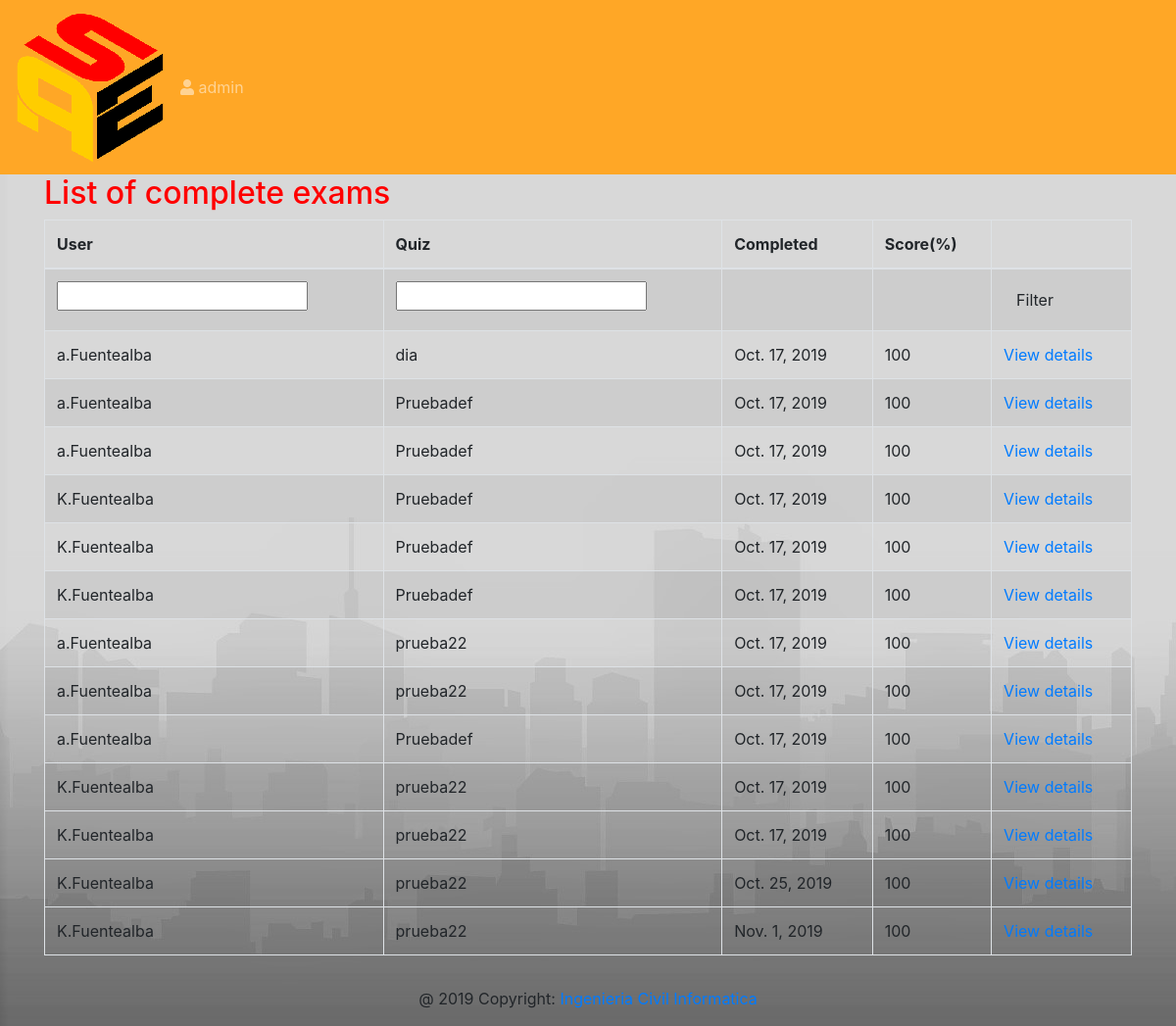
The app's page /quizz/marking/ (signed in) with its own data.
### quiz/models.py (models this page shows, shortened)
class Sitting(models.Model):
    user = models.ForeignKey(settings.AUTH_USER_MODEL, verbose_name=_("User"), on_delete=models.CASCADE)
    quiz = models.ForeignKey(Quiz, verbose_name=_("Quiz"), on_delete=models.CASCADE)
    question_order = models.CharField(
        max_length=1024,
        verbose_name=_("Question Order"),
        validators=[validate_comma_separated_integer_list])
    question_list = models.CharField(
        max_length=1024,
        verbose_name=_("Question List"),
        validators=[validate_comma_separated_integer_list])
    incorrect_questions = models.CharField(
        max_length=1024,
        blank=True,
        verbose_name=_("Incorrect questions"),
        validators=[validate_comma_separated_integer_list])
    current_score = models.IntegerField(verbose_name=_("Current Score"))
    complete = models.BooleanField(default=False, blank=False,
                                   verbose_name=_("Complete"))
    user_answers = models.TextField(blank=True, default='{}',
                                    verbose_name=_("User Answers"))
    start = models.DateTimeField(auto_now_add=True,
                                 verbose_name=_("Start"))
    end = models.DateTimeField(null=True, blank=True, verbose_name=_("End"))
    objects = SittingManager()
    class Meta:
        permissions = (("view_sittings", _("Can see completed exams.")),)
    def _question_ids(self):
        return [int(n) for n in self.question_order.split(',') if n]
    @property
    def get_percent_correct(self):
        dividend = float(self.current_score)
        divisor = len(self._question_ids())
        if divisor < 1:
            return 0            # prevent divide by zero error
        if dividend > divisor:
            return 100
        correct = int(round((dividend / divisor) * 100))
        if correct >= 1:
            return correct
        else:
            return 0

@python_2_unicode_compatible
class Quiz(models.Model):
    Lvl = (
        (3, 'Alto'),
        (2, 'Medio'),
        (1, 'Bajo'),
    )
    title = models.CharField(
        verbose_name=_("Title"),
        max_length=60, blank=False)
    asignatura = models.ForeignKey(Asignatura,on_delete=models.CASCADE, blank=True, null=True)
    nivel_quizz = models.IntegerField(choices=Lvl, blank=True, null=True)
    description = models.TextField(
        verbose_name=_("Description"),
        blank=True, help_text=_("a description of the quiz"))
    url = models.SlugField(
        max_length=60, blank=False,
        help_text=_("a user friendly url"),
        verbose_name=_("user friendly url"))
    category = models.ForeignKey(
        Category, null=True, blank=True,
        verbose_name=_("Category"), on_delete=models.CASCADE)
    random_order = models.BooleanField(
        blank=False, default=False,
        verbose_name=_("Random Order"),
        help_text=_("Display the questions in "
                    "a random order or as they "
                    "are set?"))
    max_questions = models.PositiveIntegerField(
        blank=True, null=True, verbose_name=_("Max Questions"),
        help_text=_("Number of questions to be answered on each attempt."))
    answers_at_end = models.BooleanField(
        blank=False, default=False,
        help_text=_("Correct answer is NOT shown after question."
                    " Answers displayed at the end."),
        verbose_name=_("Answers at end"))
    exam_paper = models.BooleanField(
        blank=False, default=False,
        help_text=_("If yes, the result of each"
                    " attempt by a user will be"
                    " stored. Necessary for marking."),
        verbose_name=_("Exam Paper"))
    single_attempt = models.BooleanField(
        blank=False, default=False,
        help_text=_("If yes, only one attempt by"
                    " a user will be permitted."
                    " Non users cannot sit this exam."),
        verbose_name=_("Single Attempt"))
    pass_mark = models.SmallIntegerField(
        blank=True, default=0,
        verbose_name=_("Pass Mark"),
        help_text=_("Percentage required to pass exam."),
        validators=[MaxValueValidator(100)])
    success_text = models.TextField(
        blank=True, help_text=_("Displayed if user passes."),
        verbose_name=_("Success Text"))
    fail_text = models.TextField(
        verbose_name=_("Fail Text"),
        blank=True, help_text=_("Displayed if user fails."))
    draft = models.BooleanField(
        blank=True, default=False,
        verbose_name=_("Draft"),
        help_text=_("If yes, the quiz is not displayed"
                    " in the quiz list and can only be"
                    " taken by users who can edit"
                    " quizzes."))
    quizz= models.Manager()
    class Meta:
        verbose_name = _("Quiz")
        verbose_name_plural = _("Quizzes")
    def __str__(self):
        return self.title

### quiz/views.py (the view)
class QuizMarkingList(QuizMarkerMixin, SittingFilterTitleMixin, ListView):
    model = Sitting
    def get_queryset(self):
        queryset = super(QuizMarkingList, self).get_queryset()\
                                               .filter(complete=True)
        user_filter = self.request.GET.get('user_filter')
        if user_filter:
            queryset = queryset.filter(user__username__icontains=user_filter)
        return queryset

### quiz/views.py (called while the page is built)
    @method_decorator(login_required)
    @method_decorator(permission_required('quiz.view_sittings'))
    def dispatch(self, *args, **kwargs):
        return super(QuizMarkerMixin, self).dispatch(*args, **kwargs)

    def get_queryset(self):
        queryset = super(SittingFilterTitleMixin, self).get_queryset()
        quiz_filter = self.request.GET.get('quiz_filter')
        if quiz_filter:
            queryset = queryset.filter(quiz__title__icontains=quiz_filter)
        return queryset

### quiz/templates/quiz/sitting_list.html (shortened to what this page needs)
{% extends 'base.html' %}
{% load i18n %}
{% block content %}
<h2>{% trans "List of complete exams" %}</h2>
    {% if sitting_list %}
		<table class="table table-bordered table-striped">
		  <thead>
			<tr>
			  <th>{% trans "User" %}</th>
			  <th>{% trans "Quiz" %}</th>
			  <th>{% trans "Completed" %}</th>
			  <th>{% trans "Score" %}(%)</th>
			  <th></th>
			</tr>
		  </thead>
		  <tbody>
			<tr>
			  <form action="" method="GET">
				<td><input type="text" name="user_filter" /></td>
				<td><input type="text" name="quiz_filter" /></td>
				<td></td>
				<td></td>
				<td><button type="submit" class="btn btn-default">{% trans "Filter"%}</button></td>
			  </form>
			</tr>
        {% for sitting in sitting_list %}
			<tr>
			  <td>{{ sitting.user }}</td>
			  <td>{{ sitting.quiz }}</td>
			  <td>{{ sitting.end|date }}</td>
			  <td>{{ sitting.get_percent_correct }}</td>
			  <td>
				<a href="{% url 'quiz_marking_detail' pk=sitting.id %}">
				  {% trans "View details" %}
				</a>
			</tr>
        {% endfor %}
		  </tbody>
		</table>
    {% else %}
        <p>{% trans "There are no matching quizzes" %}.</p>
    {% endif %}
{% endblock %}

### Registro/templates/navbar.html (shortened to what this page needs)
{% load staticfiles %}
<nav class="navbar navbar-expand-lg navbar-dark" style="background-color: #ffa726;">
	<a class="navbar-brand" href="{% url 'index' %}"><img id="brand-image"  src="{% static 'images/Logo152.png' %}" /></a>
	<div class="collapse navbar-collapse" id="navbarNav">
		<ul class="navbar-nav mr-auto">
		{% if user.is_authenticated %}
<span class="navbar-text">
	<i alt="Website Logo" class="fas fa-user"></i> {{ user.username }}
</span>
{% endif %}
</div>
</nav>

### Registro/static/css/Registro.css (style rules this page uses)
h2 { color: red }
.navbar { background-color: #FFA500; !important; }

### records on screen
Sitting: user "a.Fuentealba", quiz "dia", end "Oct. 17, 2019", get_percent_correct "100"
Sitting: user "a.Fuentealba", quiz "Pruebadef", end "Oct. 17, 2019", get_percent_correct "100"
Sitting: user "a.Fuentealba", quiz "Pruebadef", end "Oct. 17, 2019", get_percent_correct "100"
Sitting: user "K.Fuentealba", quiz "Pruebadef", end "Oct. 17, 2019", get_percent_correct "100"
Sitting: user "K.Fuentealba", quiz "Pruebadef", end "Oct. 17, 2019", get_percent_correct "100"
Sitting: user "K.Fuentealba", quiz "Pruebadef", end "Oct. 17, 2019", get_percent_correct "100"
Sitting: user "a.Fuentealba", quiz "prueba22", end "Oct. 17, 2019", get_percent_correct "100"
Sitting: user "a.Fuentealba", quiz "prueba22", end "Oct. 17, 2019", get_percent_correct "100"
Sitting: user "a.Fuentealba", quiz "Pruebadef", end "Oct. 17, 2019", get_percent_correct "100"
Sitting: user "K.Fuentealba", quiz "prueba22", end "Oct. 17, 2019", get_percent_correct "100"
Sitting: user "K.Fuentealba", quiz "prueba22", end "Oct. 17, 2019", get_percent_correct "100"
Sitting: user "K.Fuentealba", quiz "prueba22", end "Oct. 25, 2019", get_percent_correct "100"
Sitting: user "K.Fuentealba", quiz "prueba22", end "Nov. 1, 2019", get_percent_correct "100"

### other values on screen
{{ user.username }} "admin"
